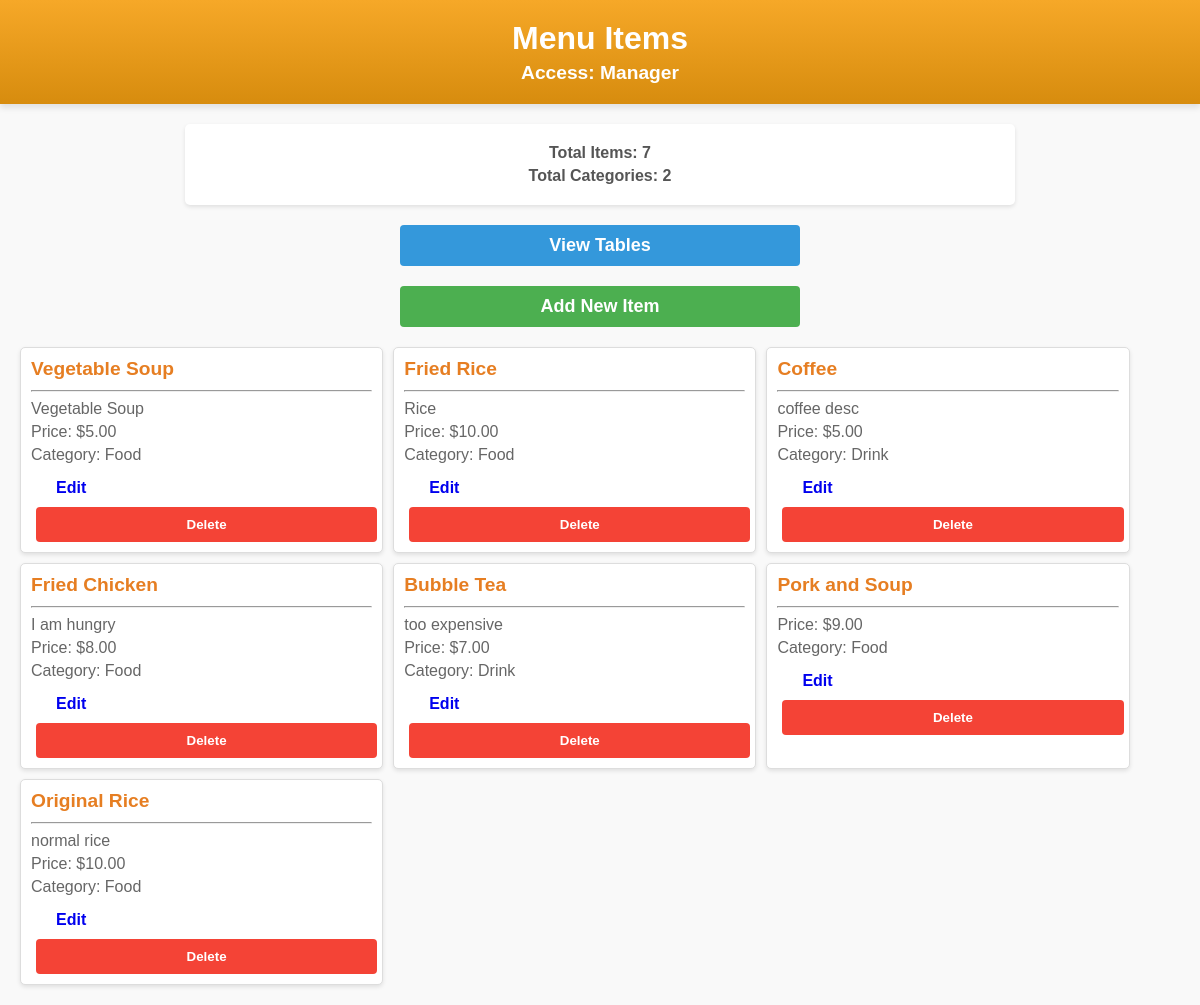
The app's page /manager/menu/, older data.
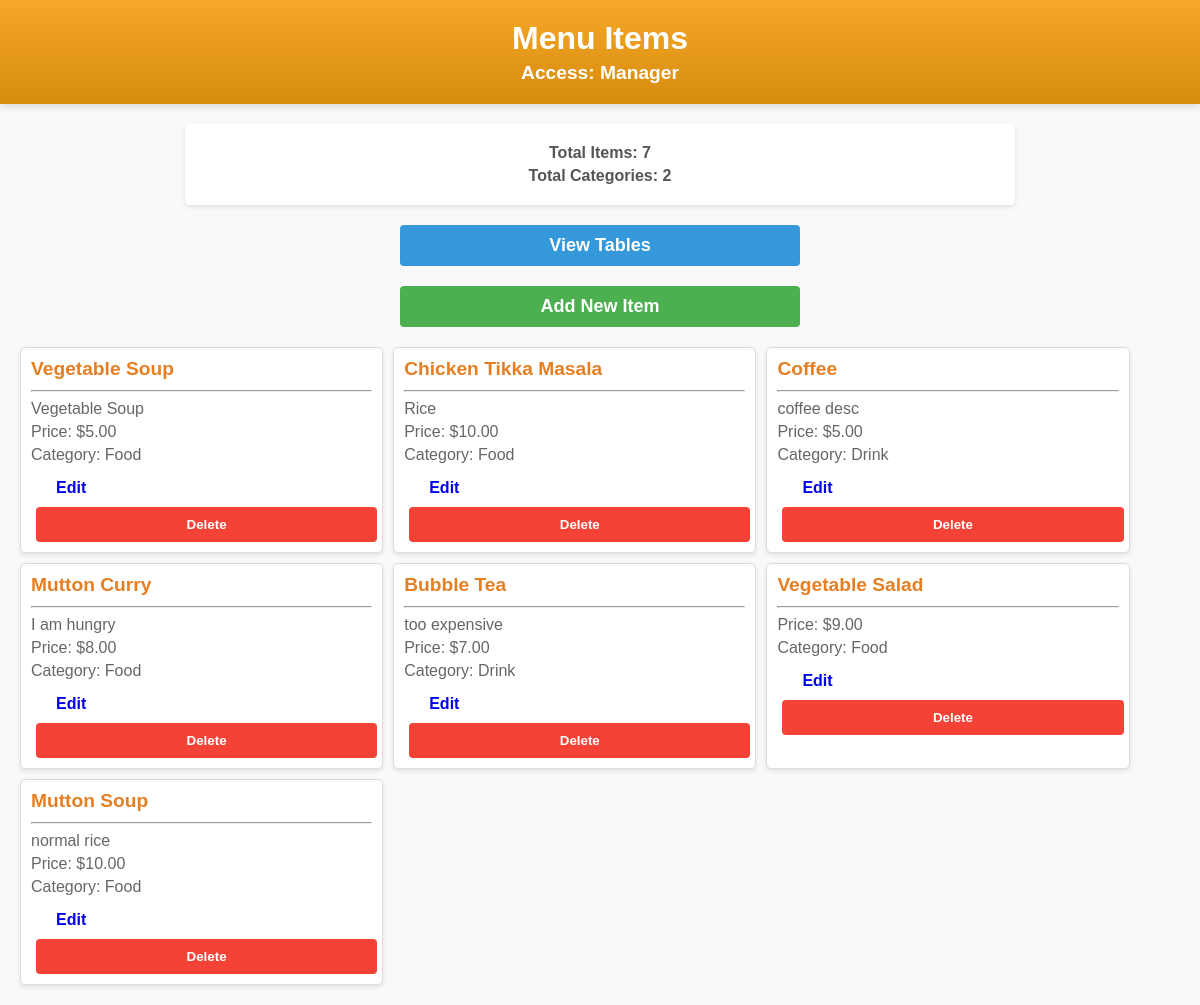
The same page, newer data.
### order/models.py (models this page shows, shortened)
class Item(models.Model):
    name = models.CharField(max_length=100)
    description = models.TextField(null=True, blank=True)
    category = models.ForeignKey(Category, on_delete=models.CASCADE, related_name='items')
    image = models.ImageField(blank=True, null=True)
    base_price = models.DecimalField(max_digits=6, decimal_places=2)
    has_meat_options = models.BooleanField(default=False)
    has_spicy_options = models.BooleanField(default=False)

class Category(models.Model):
    title = models.CharField(max_length=100)
    image = models.ImageField(blank=True, null=True)
    class Meta:
        verbose_name_plural = "Categories"

### manager/views.py (the view)
# urls.py: path('menu/', views.menu_items, name='menu-items'),
def menu_items(request):
    return render(request, 'manager/menu_items.html', {
        'items': Item.objects.all(),
        'total_items': Item.objects.count(),
        'total_categories': Category.objects.count()
    })

### manager/templates/manager/menu_items.html (shortened to what this page needs)
<!DOCTYPE html>
<html lang="en">
<head>
    {% load static %}
    <link rel="stylesheet" href="{% static 'css/styles.css' %}">
</head>
<body>
    <div class="header">
        <h1>Menu Items</h1>
        <h4>Access: Manager</h4>
    </div>
    <div class="summary">
        <h4>Total Items: {{ total_items }}</h4>
        <h4>Total Categories: {{ total_categories }}</h4>
    </div>
    <div class="navigation-links">
        <a href="{% url 'table-layout' %}" class="btn nav-btn">View Tables</a>
    </div>
    <div class="action-buttons">
        <a href="{% url 'add-menu-item' %}" class="btn add-btn">Add New Item</a>
    </div>
    <div class="menu-container">
        {% for item in items %}
        <div class="menu-card">
            <h3>{{ item.name }}</h3>
            <hr>
            <p>{{ item.description }}</p>
            <p>Price: ${{ item.base_price }}</p>
            <p>Category: {{ item.category.title }}</p>
            <div class="item-actions">
                <a href="{% url 'edit-menu-item' item.id %}" class="btn edit-btn">Edit</a>
                <form method="post" action="{% url 'delete-menu-item' item.id %}" class="delete-form">
                    <button type="submit" class="btn delete-btn"
                            onclick="return confirm('Are you sure you want to delete this item?')">Delete
                    </button>
                </form>
            </div>
        </div>
        {% endfor %}
    </div>
</body>
</html>

Row changes from the older to the newer data that the page shows:
changed Item "Rice": name "Fried Rice" → "Chicken Tikka Masala"
changed Item "I am hungry": name "Fried Chicken" → "Mutton Curry"
changed Item: name "Pork and Soup" → "Vegetable Salad"
changed Item "normal rice": name "Original Rice" → "Mutton Soup"
